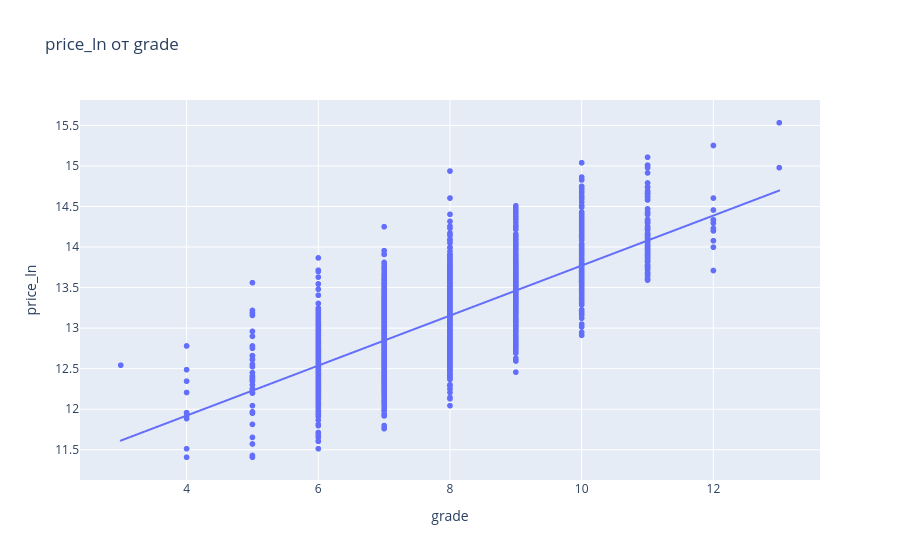

This figure's notebook cell:
### Markdown cell above
### Pairplot

`pairplot` строит **матрицу попарных диаграмм рассеяния**. На пересечении
строки и столбца — диаграмма рассеивания для двух признаков, а по диагонали — распределение
каждого признака отдельно.

Что показывает:
- **линейные зависимости** между парами признаков;
- **кластеры** — группы похожих объектов;
- **выбросы** — отдельные точки в стороне;
- **форму распределения** каждого признака (по диагонали).

### Что видно на pairplot

- **`price_ln`** (целевой) распределён **почти нормально**
- Несколько признаков — **дискретные**: `bedrooms`, `bathrooms`, `floors`,
  `waterfront`, `view`, `condition`, `grade`. На scatter они образуют
  вертикальные и горизонтальные «полосы», потому что принимают
  ограниченный набор значений.
- **Сильная линейная связь** между парами: `sqft_living` ↔ `sqft_above`,
  `sqft_living` ↔ `sqft_living15`, `sqft_living` ↔ `bathrooms`,
  `grade` ↔ `sqft_living`.
- **`lat` и `long`** связаны слабее, но scatter-облака имеют структуру:
  видно, что дома группируются по географическим районам.
- **`yr_built`** показывает вертикальные полосы — есть периоды массовой
  застройки.


### Jointplot для `grade`

Самый сильный признак по корреляции с `price_ln` — **`grade`** (r = 0.69).

`grade` — дискретный признак (целые значения от 3 до 13). Линия регрессии показывает **прямую связь**: чем выше класс отделки дома, тем выше цена.

### Code cell
import plotly.express as px

# Два самых значимых признака по |корреляции| с price_ln (кроме самого price_ln)
top2 = corr["price_ln"].drop("price_ln").abs().sort_values(ascending=False).head(2).index.tolist()
print("Топ-2 признака:", top2)

# 2D: по X — самый сильный признак, по Y — целевой
px.scatter(df0, x=top2[0], y="price_ln", trendline="ols",
           title=f"price_ln от {top2[0]}").show()

### Figure 1 — Plotly figure (JSON) as saved in the notebook; plotly's stock layout.template omitted (floating-point values rounded to 4 significant figures; data arrays with more than 128 entries replaced by an {"elided": "..."} marker saying what was removed)
{"data": [{"hovertemplate": "grade=%{x}<br>price_ln=%{y}<extra></extra>", "legendgroup": "", "marker": {"color": "#636efa", "symbol": "circle"}, "mode": "markers", "name": "", "showlegend": false, "type": "scattergl", "x": {"elided": "3921 int values"}, "xaxis": "x", "y": {"elided": "3921 float values"}, "yaxis": "y"}, {"hovertemplate": "<b>OLS trendline</b><br>price_ln = 0.308424 * grade + 10.6875<br>R<sup>2</sup>=0.479110<br><br>grade=%{x}<br>price_ln=%{y} <b>(trend)</b><extra></extra>", "legendgroup": "", "marker": {"color": "#636efa", "symbol": "circle"}, "mode": "lines", "name": "", "showlegend": false, "type": "scattergl", "x": {"elided": "3921 int values"}, "xaxis": "x", "y": {"elided": "3921 float values"}, "yaxis": "y"}], "layout": {"legend": {"tracegroupgap": 0}, "title": {"text": "price_ln от grade"}, "xaxis": {"anchor": "y", "domain": [0, 1], "title": {"text": "grade"}}, "yaxis": {"anchor": "x", "domain": [0, 1], "title": {"text": "price_ln"}}}}
